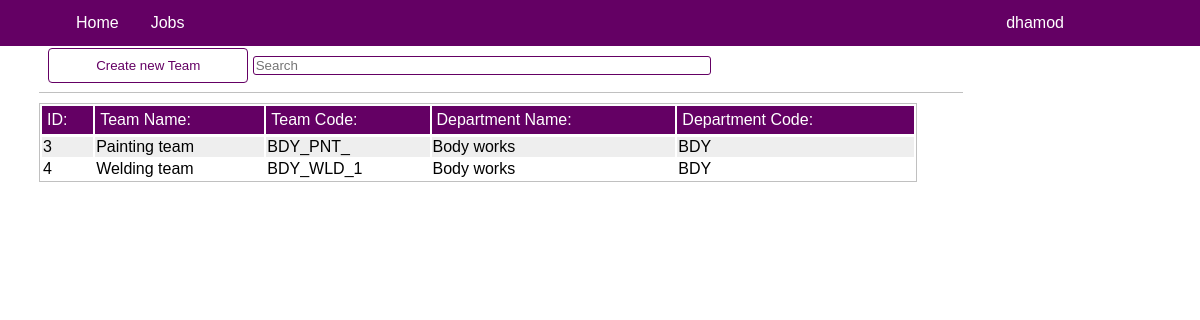
The page /dre_admin/teams (signed in) on the database its author committed.
### dre_admin/models.py (models this page shows, shortened)
class Team(models.Model):
    team_code = models.CharField(max_length = 30, default = 'All')
    team_name = models.CharField(max_length = 40,  default = 'All')
    team_dep = models.ForeignKey('Department', on_delete = models.CASCADE, default = 1)
    team_description = models.CharField(max_length = 400, null = True)

class Department(models.Model):
    dep_code = models.CharField(max_length = 20, unique = False, default = 'All')
    dep_name = models.CharField(max_length = 30,  default = 'All')
    dep_description = models.CharField(max_length = 400, null = True)
    def __str__(self):
        return f'{self.dep_name}'

### dre_admin/views.py (the view)
# urls.py: path('teams', views.Teams, name = 'teams'),
@login_required
def Teams(request):
    prf = Profile.objects.get(user__username = request.user.username)
    teams = Team.objects.all().order_by('id')
    if request.method == 'POST':
        form = TeamCreationForm(request.POST)
        if form.is_valid():
            try:
                tm = Team(team_code = form.cleaned_data.get('team_code'),
                            team_name = form.cleaned_data.get('team_name'),
                            team_description = form.cleaned_data.get('team_description'),
                            team_dep = form.cleaned_data.get('team_dep'))
                tm.save()
                messages.success(request,'New team was successfully created :)')
            except Exception as e:
                messages.error(requeset, str(e))
    else:
        form = TeamCreationForm()
    context = {
        'prf': prf,
        'teams': teams,
        'form': form
    }
    return render(request, 'dre_admin/teams.html', context)

### dre_admin/forms.py
class TeamCreationForm(ModelForm):
    class Meta:
        model = Team
        fields = ['team_code', 'team_name', 'team_dep', 'team_description']

### dre_admin/templates/dre_admin/teams.html (shortened to what this page needs)
{% extends "home/base.html"%}
{% load crispy_forms_tags%}
{% block content %}
    <div class = "actionpage">
        <div class="action-header">
            <button class = 'btn-active' id = "create-team" style = "width: 200px;">Create new Team</button>
            <input type = "text" placeholder = "Search"id = 'srch' />
        </div>
        <table>
            <tr>
                <th>ID:</th>
                <th>Team Name:</th>
                <th>Team Code:</th>
                <th>Department Name:</th>
                <th>Department Code:</th>
            </tr>
            {% for t in teams %}
            {% if t.team_name != 'All'%}
                <tr class = 'table-row' id = "{{t.id}}">
                    <td>{{t.id}}</td>
                    <td>{{t.team_name}}</td>
                    <td>{{t.team_code}}</td>
                    <td>{{t.team_dep.dep_name}}</td>
                    <td>{{t.team_dep.dep_code}}</td>
                </tr>
            {% endif %}
            {% endfor %}
        </table>
    </div>
{% endblock %}

### home/templates/home/base.html (shortened to what this page needs)
{% load static %}
<!DOCTYPE html>
<html>
    <head>
        <link rel = "stylesheet" href = "{% static 'home/css/main.css'%}" />
    </head>
    <body>
      <nav class = 'main-nav'>
        <ul>
          <div class = 'left-stuff-container'>
            <li><a href="{% url 'home'%}">Home</a></li>
            <li><a href="#">Jobs</a></li>
          </div>
          <div class = 'right-stuff-container'>
            <li class = 'dropdown'>
              <a href="javascript:void(0)" class="dropbtn">{{user.username}} </a>
            </li>
          </div>
        </ul>
      </nav>
      <div class = 'mainpage'>
        {% block content %}{% endblock %}
      </div>
    </body>
</html>

### home/static/home/css/main.css (style rules this page uses)
body { margin: 0px;; padding: 0px;; font-family: "Arial Black", Gadget, sans-serif; background-size: cover; }
.main-nav { background-color: rgb(100,0,100); position: fixed; top: 0; width: 100%; z-index: 1; }
ul { list-style-type: none; margin: 0; padding: 0; overflow: hidden; }
.left-stuff-container { margin-left: 5%; }
li { float: left; }
li a { display: block; text-align: center; padding: 14px 16px; text-decoration: none; color: white; border-radius: 4px; transition: all 0.1s ease-out; }
.right-stuff-container { display: inline-block; float: right; margin-right: 10%; }
.mainpage { margin-top: 0px; }
.actionpage { margin-top: 2%; margin: 2%; padding: 15px; width: 77%; }
.action-header { padding: 1%; border-bottom: solid 1px silver; }
input[type = text] { width: 50%; border: solid; border-color: rgb(100,0,100); border-width: 1px; border-radius: 3px; }
.btn-active { height: 35px; width: 120px; background-color: white; color: rgb(100,0,100); border: solid 1px rgb(100,0,100); border-radius: 4px; transition: all 0.1s ease-out; }
table { width: 95%; border: solid; border-width: 1px; border-color: silver; overflow: scroll; margin-top: 1%; margin-bottom: 2%; }
th { width: auto; background-color: rgb(100,0,100); color: white; text-align: left; font-weight:normal; padding: 5px; border-bottom: solid 1px; }
tr { border-bottom: solid; border-width: 1px; border-color: black; background-color: white; }
tr:nth-child(even) { background-color: #eee; }

### rows shown on the page
Team: id "3", team_name "Painting team", team_code "BDY_PNT_", team_dep.dep_name "Body works", team_dep.dep_code "BDY"
Team: id "4", team_name "Welding team", team_code "BDY_WLD_1", team_dep.dep_name "Body works", team_dep.dep_code "BDY"

### other values the page prints
{{ user.username }} "dhamod"
